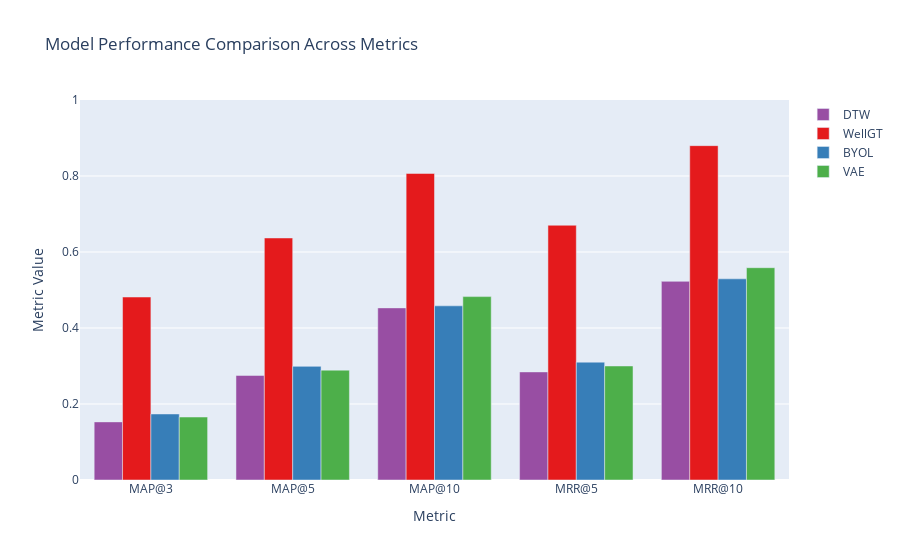

The code cell stored with this chart in its notebook:
### Code cell
# Define the colors you want for each model
model_colors = {
    'WellGT': '#e41a1c',
    'BYOL': '#377eb8',
    'VAE': '#4daf4a',
    'DTW': '#984ea3'
}

fig = go.Figure()

models = set(model for metric in metrics.values() for model in metric)
for model in models:
    fig.add_trace(go.Bar(
        x=list(metrics.keys()),
        y=[metrics[metric].get(model, None) for metric in metrics],
        name=model,
        marker_color=model_colors.get(model, 'gray')  # Default color if model not in dictionary
    ))

fig.update_layout(
    title='Model Performance Comparison Across Metrics',
    xaxis_title='Metric',
    yaxis_title='Metric Value',
    barmode='group'
)

fig.update_yaxes(range=[0, 1])

# Show figure
fig.show()

### Figure 1 — Plotly figure (JSON) as saved in the notebook; plotly's stock layout.template omitted (floating-point values rounded to 4 significant figures)
{"data": [{"marker": {"color": "#984ea3"}, "name": "DTW", "type": "bar", "x": ["MAP@3", "MAP@5", "MAP@10", "MRR@5", "MRR@10"], "y": [0.1529, 0.2752, 0.4529, 0.2844, 0.5228]}, {"marker": {"color": "#e41a1c"}, "name": "WellGT", "type": "bar", "x": ["MAP@3", "MAP@5", "MAP@10", "MRR@5", "MRR@10"], "y": [0.4815, 0.6369, 0.8067, 0.6704, 0.8799]}, {"marker": {"color": "#377eb8"}, "name": "BYOL", "type": "bar", "x": ["MAP@3", "MAP@5", "MAP@10", "MRR@5", "MRR@10"], "y": [0.1737, 0.2991, 0.4583, 0.3101, 0.5294]}, {"marker": {"color": "#4daf4a"}, "name": "VAE", "type": "bar", "x": ["MAP@3", "MAP@5", "MAP@10", "MRR@5", "MRR@10"], "y": [0.1658, 0.2891, 0.4826, 0.3001, 0.5587]}], "layout": {"autosize": true, "barmode": "group", "title": {"text": "Model Performance Comparison Across Metrics"}, "xaxis": {"autorange": true, "range": [-0.5, 4.5], "title": {"text": "Metric"}, "type": "category"}, "yaxis": {"range": [0, 1], "title": {"text": "Metric Value"}, "type": "linear"}}}
